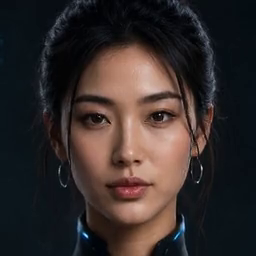
#> input picture sadtalker_viseme_frames/aa.png, 256 x 256 px
$ python -i generate_face_viseme_assets.py   (imports and definitions only)
#> lines starting #> are read from the running program, lines starting #| are printed output that depends on the picture
from __future__ import annotations

import subprocess
from pathlib import Path

from PIL import Image, ImageFilter


ROOT = Path(__file__).resolve().parent
FFMPEG = Path(r"C:\tmp\ffmpeg_bin\ffmpeg.exe")
PROBE_VIDEO = Path(r"C:\tmp\sadtalker_test\result_short4\2026_05_28_18.03.57.mp4")
FRAME_DIR = ROOT / "sadtalker_viseme_frames"
OUT = ROOT / "assets" / "face_visemes"

FRAME_MAP = {
    "neutral": 0.02,
    "closed": 0.04,
    "soft_smile": 0.10,
    "ee": 0.16,
    "aa": 0.24,
    "wide_open": 0.30,
    "oh": 0.40,
    "u": 0.50,
}


def run(args: list[str | Path]) -> None:
    subprocess.run([str(arg) for arg in args], check=True)


def soft_face_mask(size: tuple[int, int]) -> Image.Image:
    w, h = size
    mask = Image.new("L", size, 0)
    px = mask.load()
    for y in range(h):
        ny = ((y / max(1, h - 1)) - 0.50) / 0.55
        for x in range(w):
            nx = (x / max(1, w - 1)) * 2 - 1
            if (nx / 0.98) ** 2 + ny**2 <= 1:
                px[x, y] = 255
    return mask.filter(ImageFilter.GaussianBlur(9))


def crop_face_patch(frame_path: Path, out_path: Path) -> None:
#> called with frame_path = 'sadtalker_viseme_frames/aa.png', out_path = 'out.png'
    img = Image.open(frame_path).convert("RGBA")
    w, h = img.size
#> w = 256; h = 256

    cx = w * 0.50
#> cx = 128
    cy = h * 0.735
#> cy = 188.2
    patch_w = round(w * 0.58)
#> patch_w = 148
    patch_h = round(h * 0.40)
#> patch_h = 102
    box = (
        round(cx - patch_w / 2),
        round(cy - patch_h / 2),
        round(cx + patch_w / 2),
        round(cy + patch_h / 2),
    )
#> box = (54, 137, 202, 239)
    patch = img.crop(box)
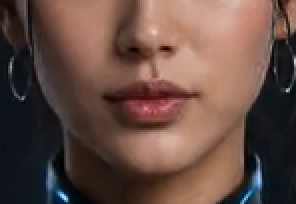
#> patch: PIL image 148x102 RGBA (shown 2 times larger); mean R, G, B, A 101.3, 75.9, 67.4, 255
    patch.putalpha(soft_face_mask(patch.size))
#> in soft_face_mask, `mask = Image.new("L", size, 0)`: mask: PIL image 148x102 L; every value is 0
#> in soft_face_mask, `return mask.filter(ImageFilter.GaussianBlur(9))`:
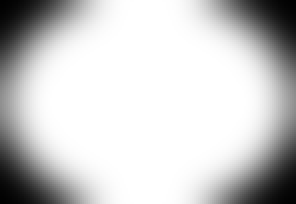
#> returned value: PIL image 148x102 L (shown 2 times larger); min 1, max 255, mean 202.4
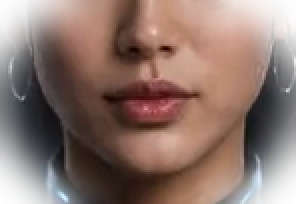
#> patch: PIL image 148x102 RGBA (shown 2 times larger); mean R, G, B, A 101.3, 75.9, 67.4, 202.4; transparent parts drawn white
    patch.save(out_path)


def main() -> None:
    if not PROBE_VIDEO.exists():
        raise FileNotFoundError(PROBE_VIDEO)
    FRAME_DIR.mkdir(exist_ok=True)
    OUT.mkdir(parents=True, exist_ok=True)

    for name, timecode in FRAME_MAP.items():
        frame = FRAME_DIR / f"{name}.png"
        if not frame.exists():
            run([FFMPEG, "-y", "-ss", str(timecode), "-i", PROBE_VIDEO, "-frames:v", "1", "-update", "1", frame])
        crop_face_patch(frame, OUT / f"{name}.png")
        print(f"updated {OUT / f'{name}.png'}")


# [2 lines not run here, left out]

>>> result = crop_face_patch('sadtalker_viseme_frames/aa.png', 'out.png')
